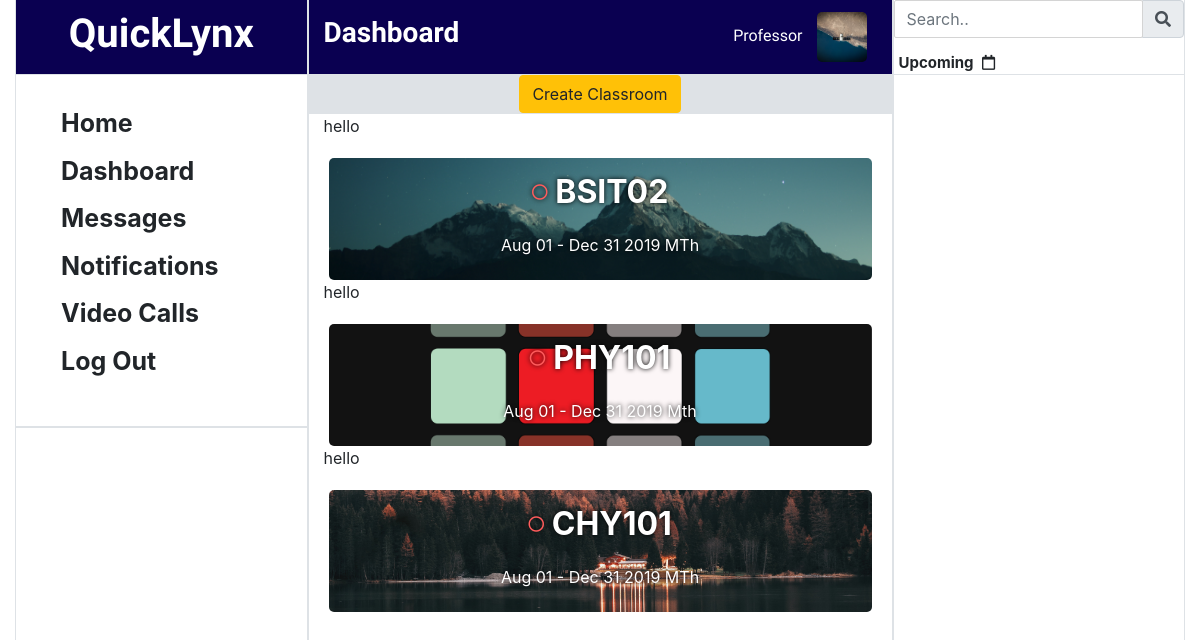
/dashboard/ (signed in), run on the app's committed database.
### app/models.py (models this page shows, shortened)
class Professor(models.Model):
    account = models.ForeignKey(Account, on_delete=models.CASCADE, blank=True, null=True)
    classroom = models.ManyToManyField(Classroom, blank=True)
    upvoted_post = models.ManyToManyField(Post, blank=True, related_name='upvoted_post_prof')
    downvoted_post = models.ManyToManyField(Post, blank=True, related_name='downvoted_post_prof')
    class Meta:
        db_table = "professor"

class Account(models.Model):
    first_name = models.CharField(max_length=50)
    last_name = models.CharField(max_length=50, blank=True, null=True)
    school_id = models.CharField(max_length=50)
    propix = models.ImageField(upload_to='pictures', blank=True, null=True)
    login = models.ForeignKey(Login, on_delete=models.CASCADE)
    class Meta:
        db_table = 'account'

class Classroom(models.Model):
    room_name = models.CharField(max_length=50)
    time_start = models.TimeField(null=True)
    time_end = models.TimeField(null=True)
    days = models.CharField(max_length=10)
    date_start = models.DateField(null=True)
    date_end = models.DateField(null=True)
    year_start = models.CharField(max_length=4, null=True, blank=True)
    year_end = models.CharField(max_length=4, null=True, blank=True)
    semester = models.CharField(max_length=25, choices=semester_choices, default="1st Semester")
    headerpix = models.ImageField(upload_to="media", blank=True, null=True)
    invite_token = models.CharField(max_length=20, null=True, blank=True)
    class Meta:
        db_table = "Classroom"

### app/views.py (the view)
# urls.py: path('dashboard/', views.dashboard, name='dashboard'),
def dashboard(request):
    if request.session.is_empty():
        return redirect('/')
    email_session = request.session.get('email')
    if email_session == None:
        return redirect('/logout/')
    login = Login.objects.get(email=email_session)
    if login.category == "STUDENT":
        context = {
            'posts': Post.objects.all(),
            'events': Event.objects.all(),
            'account': Student.objects.select_related().get(account__login__email=email_session),
            'students': Student.objects.all(),
        }
    elif login.category == "PROFESSOR":
            context = {
                'posts': Post.objects.all(),
                'events': Event.objects.all(),
                'account': Professor.objects.select_related().get(account__login__email=email_session),
                'students': Student.objects.all(),
            }
    return render(request, 'dashboard.html', context)

### app/templates/dashboard.html (shortened to what this page needs)
<!DOCTYPE html>
<html lang="en">
<head>
    <link rel="stylesheet" href="https://stackpath.bootstrapcdn.com/bootstrap/4.3.1/css/bootstrap.min.css">
    <link rel="stylesheet" href="../static/css/style.css">
    <link rel="stylesheet" href="https://use.fontawesome.com/releases/v5.7.0/css/all.css">
</head>
<body onload="init()">
    <div class="container-fluid">
        <div class="container">
            <div class="row">
                <div class="col-3 border-right border-left" style="min-height: 100vh;">
                    <div class="row border-bottom text-center" style="min-height: 75px; background: rgb(10, 0, 81); color: white">
                        <div class="col">
                            <h1 style="margin-top: 10px;">QuickLynx</h1>
                        </div>
                    </div>
                    <div class="row sticky-top">
                        <div class="container border-bottom" style="padding: 20px;">
                            <div class="row">
                                <ul>
                                    <li class="links"><a href="/home/">Home</a></li>
                                    <li class="links"><a href="/dashboard/">Dashboard</a></li>
                                    <li class="links"><a href="/message/">Messages</a></li>
                                    <li class="links"><a href="#">Notifications</a></li>
                                    <li class="links"><a href="#">Video Calls</a></li>
                                    <li class="links"><a href="/logout/">Log Out</a></li>
                                </ul>
                            </div>
                        </div>
                        <div class="container border-top" style="padding: 20px;">
                        </div>
                    </div>
                </div>
                <div class="col-6 border-right border-left" style="min-height: 100vh;">
                    <div class="row border-bottom" style="min-height: 75px; background: rgb(10, 0, 81); color: white">
                        <div class="aligner col">
                            <h3>Dashboard</h3>
                            <span style="font-family: 'Fjalla One', sans-serif;">{{account.account.first_name}}
                                {%if account.account.propix|length > 0 %}
                                    <img src="{{account.account.propix.url}}" alt="" style="object-fit: cover; border-radius: 5px; margin: 0 10px 0" height="50px" width="50px">
                                {%endif%}
                            </span>
                        </div>
                    </div>
                    {%if account.account.login.category == "PROFESSOR"%}
                        <div class="row text-center" style="height: 39px; background: rgb(222, 226,230)">
                            <div class="col">
                                <button class="btn btn-warning" data-toggle="modal" data-target="#myModal">Create Classroom</button>
                            </div>
                        </div>
                    {%endif%}
                    {% now "Y-m-d" as todays_date%}
                    {%for classroom in account.classroom.all%}
                    {%if todays_date > classroom.date_end|date:"Y-m-d"%}
                    hello
                    {%endif%}
                        <div class="row">
                            {% if classroom.headerpix|length > 0 %}
                                <div class="card-selector col text-center row-course" style="color: white; background: url({{classroom.headerpix.url}}); background-size: cover; background-position:center" onclick="location.href='/classroom/{{classroom.room_name}}'">
                            {%endif%}
                                <p style="text-shadow: 0 0 5px black;">{%if todays_date < classroom.date_end|date:"Y-m-d"%}<i class="far fa-circle" style="color: rgb(105, 255, 92); font-size: 1rem; vertical-align:5px"></i>{%else%}<i class="far fa-circle" style="color: rgb(255, 92, 92); font-size: 1rem; vertical-align:5px">{%endif%}</i>&nbsp;{{classroom.room_name}} <br><span style="font-size: 1rem; font-weight: lighter">{{classroom.date_start|date:"M d"}} - {{classroom.date_end|date:"M d Y"}} {{classroom.days}}</span></p>
                            </div>
                        </div>
                    {%endfor%}
                </div>
                <div class="col-3 border-right border-left text-center" style="min-height: 100vh;">
                    <div class="row border-bottom sticky-top" style="min-height: 75px;">
                        <form action="#" class="text-center">
                            <div class="input-group">
                                <input type="text" class="form-control" placeholder="Search..">
                                <div class="input-group-append">
                                    <span class="input-group-text"><i class="fas fa-search"></i></span>
                                </div>
                            </div>
                        </form>
                        <span class="links" style="margin: 0 5px 0;font-size: 15px; align-self:flex-end">Upcoming <i class="control-img far fa-calendar" title="Create Event"></i></span>
                    </div>
                </div>
            </div>
        </div>
    </div>
</body>
</html>

### app/static/css/style.css (style rules this page uses)
html { overflow-y: scroll; }
@media (min-width: 1200px) { body .container { max-width: 1250px; } }
h3, h6, h1 { font-family: 'Fjalla One', sans-serif; font-weight: bolder; }
input { border:rgb(212, 212, 212) 1px solid !important; border-radius: 2px !important; }
.card-selector { margin: 20px 20px 20px; display: flex; align-items: center; justify-content: center; border-radius: 5px; transition: all 0.2s ease-in-out; color: black; padding-top: 10px; cursor: pointer; }
.card-selector p { font-size: xx-large; font-weight: 700; }
.row-course { margin-bottom: 0; }

### app/templates/dashboard.html (style rules this page uses)
body { margin: 0; }
li { list-style-type: none; }
.links { font-size: 25px; font-weight: bolder; margin: 10px 0 10px; }
li a { text-decoration: none !important; color: rgb(33,37, 41); transition: 0.1s; outline: 0; }
.control-img { margin: 0 5px 0; cursor: pointer; }
.aligner { display: flex; align-items: center; justify-content: space-between; }

### data on the page
Professor: account.first_name "Professor", account.propix (picture)
Classroom: shows "hello", headerpix (picture), room_name "BSIT02", date_start "Aug 01", date_end "Dec 31 2019", days "MTh"
Classroom: shows "hello", headerpix (picture), room_name "PHY101", date_start "Aug 01", date_end "Dec 31 2019", days "Mth"
Classroom: shows "hello", headerpix (picture), room_name "CHY101", date_start "Aug 01", date_end "Dec 31 2019", days "MTh"
